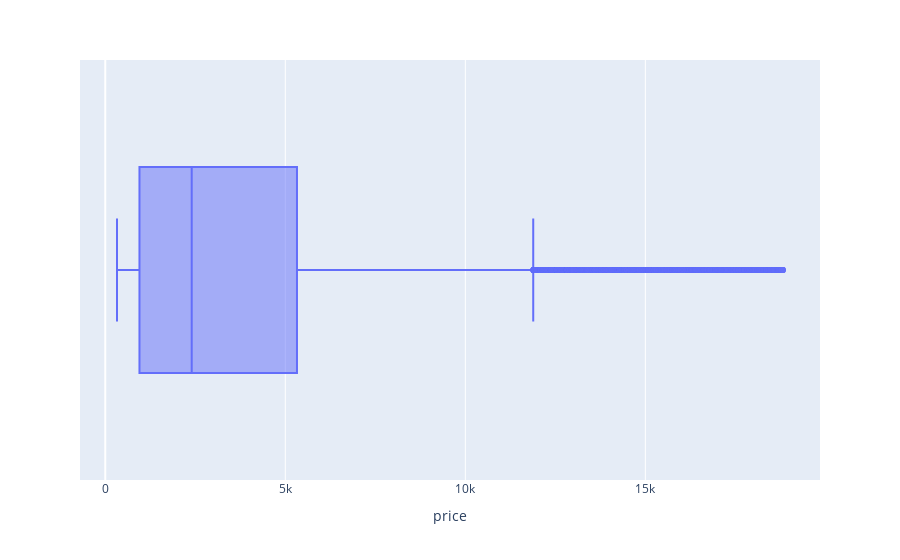

The notebook cell this image was saved under:
### Code cell
fig_1=px.box(df,x='price')
fig_1.show()

### Figure 1 — Plotly figure (JSON) as saved in the notebook; plotly's stock layout.template omitted (floating-point values rounded to 4 significant figures; data arrays with more than 128 entries replaced by an {"elided": "..."} marker saying what was removed)
{"data": [{"alignmentgroup": "True", "hovertemplate": "price=%{x}<extra></extra>", "legendgroup": "", "marker": {"color": "#636efa"}, "name": "", "notched": false, "offsetgroup": "", "orientation": "h", "showlegend": false, "type": "box", "x": {"elided": "53940 int values"}, "x0": " ", "xaxis": "x", "y0": " ", "yaxis": "y"}], "layout": {"boxmode": "group", "legend": {"tracegroupgap": 0}, "margin": {"t": 60}, "xaxis": {"anchor": "y", "domain": [0, 1], "title": {"text": "price"}}, "yaxis": {"anchor": "x", "domain": [0, 1]}}}
